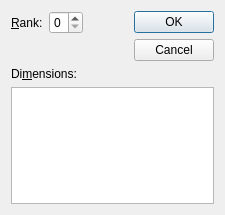
<?xml version="1.0" encoding="UTF-8"?>
<ui version="4.0">
 <class>DimensionsDlg</class>
 <widget class="QDialog" name="DimensionsDlg">
  <property name="geometry">
   <rect>
    <x>0</x>
    <y>0</y>
    <width>225</width>
    <height>215</height>
   </rect>
  </property>
  <property name="windowTitle">
   <string>Dimensions</string>
  </property>
  <layout class="QGridLayout" name="gridLayout">
   <item row="0" column="0">
    <layout class="QVBoxLayout" name="verticalLayout">
     <item>
      <layout class="QHBoxLayout" name="horizontalLayout_2">
       <item>
        <layout class="QFormLayout" name="formLayout">
         <item row="0" column="0">
          <widget class="QLabel" name="rankLabel">
           <property name="text">
            <string>&amp;Rank:</string>
           </property>
           <property name="buddy">
            <cstring>rankSpinBox</cstring>
           </property>
          </widget>
         </item>
         <item row="0" column="1">
          <widget class="QSpinBox" name="rankSpinBox">
           <property name="maximum">
            <number>6</number>
           </property>
          </widget>
         </item>
        </layout>
       </item>
       <item>
        <spacer name="horizontalSpacer">
         <property name="orientation">
          <enum>Qt::Horizontal</enum>
         </property>
         <property name="sizeHint" stdset="0">
          <size>
           <width>40</width>
           <height>20</height>
          </size>
         </property>
        </spacer>
       </item>
       <item>
        <widget class="QDialogButtonBox" name="buttonBox">
         <property name="sizePolicy">
          <sizepolicy hsizetype="Fixed" vsizetype="Fixed">
           <horstretch>0</horstretch>
           <verstretch>0</verstretch>
          </sizepolicy>
         </property>
         <property name="orientation">
          <enum>Qt::Vertical</enum>
         </property>
         <property name="standardButtons">
          <set>QDialogButtonBox::Cancel|QDialogButtonBox::Ok</set>
         </property>
        </widget>
       </item>
      </layout>
     </item>
     <item>
      <widget class="QLabel" name="dimLabel">
       <property name="text">
        <string>Di&amp;mensions:</string>
       </property>
       <property name="buddy">
        <cstring>dimTableWidget</cstring>
       </property>
      </widget>
     </item>
     <item>
      <widget class="QTableWidget" name="dimTableWidget"/>
     </item>
    </layout>
   </item>
  </layout>
 </widget>
 <tabstops>
  <tabstop>rankSpinBox</tabstop>
  <tabstop>dimTableWidget</tabstop>
  <tabstop>buttonBox</tabstop>
 </tabstops>
 <resources/>
 <connections>
  <connection>
   <sender>buttonBox</sender>
   <signal>accepted()</signal>
   <receiver>DimensionsDlg</receiver>
   <slot>accept()</slot>
   <hints>
    <hint type="sourcelabel">
     <x>248</x>
     <y>254</y>
    </hint>
    <hint type="destinationlabel">
     <x>157</x>
     <y>274</y>
    </hint>
   </hints>
  </connection>
  <connection>
   <sender>buttonBox</sender>
   <signal>rejected()</signal>
   <receiver>DimensionsDlg</receiver>
   <slot>reject()</slot>
   <hints>
    <hint type="sourcelabel">
     <x>316</x>
     <y>260</y>
    </hint>
    <hint type="destinationlabel">
     <x>286</x>
     <y>274</y>
    </hint>
   </hints>
  </connection>
 </connections>
</ui>
